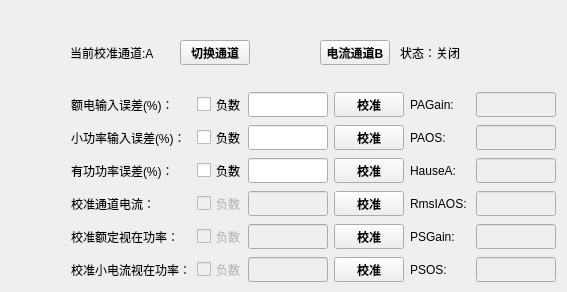
      <widget class="QWidget" name="tab_4">
       <attribute name="title">
        <string>校准</string>
       </attribute>
       <widget class="QLabel" name="cur_adjust_channel">
        <property name="geometry">
         <rect>
          <x>70</x>
          <y>40</y>
          <width>100</width>
          <height>25</height>
         </rect>
        </property>
        <property name="minimumSize">
         <size>
          <width>100</width>
          <height>25</height>
         </size>
        </property>
        <property name="maximumSize">
         <size>
          <width>100</width>
          <height>25</height>
         </size>
        </property>
        <property name="text">
         <string>当前校准通道:A</string>
        </property>
       </widget>
       <widget class="QPushButton" name="pushButton_2">
        <property name="geometry">
         <rect>
          <x>180</x>
          <y>40</y>
          <width>70</width>
          <height>25</height>
         </rect>
        </property>
        <property name="minimumSize">
         <size>
          <width>70</width>
          <height>25</height>
         </size>
        </property>
        <property name="maximumSize">
         <size>
          <width>70</width>
          <height>25</height>
         </size>
        </property>
        <property name="font">
         <font>
          <family>Arial</family>
          <weight>75</weight>
          <bold>true</bold>
         </font>
        </property>
        <property name="text">
         <string>切换通道</string>
        </property>
       </widget>
       <widget class="QWidget" name="layoutWidget">
        <property name="geometry">
         <rect>
          <x>71</x>
          <y>157</y>
          <width>487</width>
          <height>27</height>
         </rect>
        </property>
        <layout class="QHBoxLayout" name="horizontalLayout_19">
         <item>
          <widget class="QLabel" name="label_9">
           <property name="minimumSize">
            <size>
             <width>120</width>
             <height>25</height>
            </size>
           </property>
           <property name="maximumSize">
            <size>
             <width>120</width>
             <height>25</height>
            </size>
           </property>
           <property name="text">
            <string>有功功率误差(%)：</string>
           </property>
          </widget>
         </item>
         <item>
          <widget class="QCheckBox" name="flag_adjust_phase_value">
           <property name="minimumSize">
            <size>
             <width>45</width>
             <height>25</height>
            </size>
           </property>
           <property name="maximumSize">
            <size>
             <width>45</width>
             <height>25</height>
            </size>
           </property>
           <property name="text">
            <string>负数</string>
           </property>
          </widget>
         </item>
         <item>
          <widget class="QLineEdit" name="adjust_phase_value">
           <property name="minimumSize">
            <size>
             <width>80</width>
             <height>25</height>
            </size>
           </property>
           <property name="maximumSize">
            <size>
             <width>80</width>
             <height>25</height>
            </size>
           </property>
          </widget>
         </item>
         <item>
          <widget class="QPushButton" name="adjust_phase">
           <property name="minimumSize">
            <size>
             <width>70</width>
             <height>25</height>
            </size>
           </property>
           <property name="maximumSize">
            <size>
             <width>70</width>
             <height>25</height>
            </size>
           </property>
           <property name="font">
            <font>
             <family>Arial</family>
             <weight>75</weight>
             <bold>true</bold>
            </font>
           </property>
           <property name="text">
            <string>校准</string>
           </property>
          </widget>
         </item>
         <item>
          <widget class="QLabel" name="label_PHAUSE">
           <property name="minimumSize">
            <size>
             <width>60</width>
             <height>25</height>
            </size>
           </property>
           <property name="maximumSize">
            <size>
             <width>60</width>
             <height>25</height>
            </size>
           </property>
           <property name="text">
            <string>HauseA:</string>
           </property>
          </widget>
         </item>
         <item>
          <widget class="QLineEdit" name="adjust_phase_value_2">
           <property name="enabled">
            <bool>false</bool>
           </property>
           <property name="minimumSize">
            <size>
             <width>80</width>
             <height>25</height>
            </size>
           </property>
           <property name="maximumSize">
            <size>
             <width>80</width>
             <height>25</height>
            </size>
           </property>
          </widget>
         </item>
        </layout>
       </widget>
       <widget class="QWidget" name="layoutWidget">
        <property name="geometry">
         <rect>
          <x>71</x>
          <y>124</y>
          <width>487</width>
          <height>27</height>
         </rect>
        </property>
        <layout class="QHBoxLayout" name="horizontalLayout_18">
         <item>
          <widget class="QLabel" name="label_3">
           <property name="minimumSize">
            <size>
             <width>120</width>
             <height>25</height>
            </size>
           </property>
           <property name="maximumSize">
            <size>
             <width>120</width>
             <height>25</height>
            </size>
           </property>
           <property name="text">
            <string>小功率输入误差(%)：</string>
           </property>
          </widget>
         </item>
         <item>
          <widget class="QCheckBox" name="flag_adjust_p_offset_value">
           <property name="minimumSize">
            <size>
             <width>45</width>
             <height>25</height>
            </size>
           </property>
           <property name="maximumSize">
            <size>
             <width>45</width>
             <height>25</height>
            </size>
           </property>
           <property name="text">
            <string>负数</string>
           </property>
          </widget>
         </item>
         <item>
          <widget class="QLineEdit" name="adjust_p_offset_value">
           <property name="minimumSize">
            <size>
             <width>80</width>
             <height>25</height>
            </size>
           </property>
           <property name="maximumSize">
            <size>
             <width>80</width>
             <height>25</height>
            </size>
           </property>
          </widget>
         </item>
         <item>
          <widget class="QPushButton" name="adjust_p_offset">
           <property name="minimumSize">
            <size>
             <width>70</width>
             <height>25</height>
            </size>
           </property>
           <property name="maximumSize">
            <size>
             <width>70</width>
             <height>25</height>
            </size>
           </property>
           <property name="font">
            <font>
             <family>Arial</family>
             <weight>75</weight>
             <bold>true</bold>
            </font>
           </property>
           <property name="text">
            <string>校准</string>
           </property>
          </widget>
         </item>
         <item>
          <widget class="QLabel" name="label_POFFSET">
           <property name="minimumSize">
            <size>
             <width>60</width>
             <height>25</height>
            </size>
           </property>
           <property name="maximumSize">
            <size>
             <width>60</width>
             <height>25</height>
            </size>
           </property>
           <property name="text">
            <string>PAOS:</string>
           </property>
          </widget>
         </item>
         <item>
          <widget class="QLineEdit" name="adjust_p_offset_value_2">
           <property name="enabled">
            <bool>false</bool>
           </property>
           <property name="minimumSize">
            <size>
             <width>80</width>
             <height>25</height>
            </size>
           </property>
           <property name="maximumSize">
            <size>
             <width>80</width>
             <height>25</height>
            </size>
           </property>
          </widget>
         </item>
        </layout>
       </widget>
       <widget class="QWidget" name="layoutWidget">
        <property name="geometry">
         <rect>
          <x>71</x>
          <y>223</y>
          <width>487</width>
          <height>27</height>
         </rect>
        </property>
        <layout class="QHBoxLayout" name="horizontalLayout_55">
         <item>
          <widget class="QLabel" name="label_11">
           <property name="minimumSize">
            <size>
             <width>120</width>
             <height>25</height>
            </size>
           </property>
           <property name="maximumSize">
            <size>
             <width>120</width>
             <height>25</height>
            </size>
           </property>
           <property name="text">
            <string>校准额定视在功率：</string>
           </property>
          </widget>
         </item>
         <item>
          <widget class="QCheckBox" name="flag_adjust_psgain_value">
           <property name="enabled">
            <bool>false</bool>
           </property>
           <property name="minimumSize">
            <size>
             <width>45</width>
             <height>25</height>
            </size>
           </property>
           <property name="maximumSize">
            <size>
             <width>45</width>
             <height>25</height>
            </size>
           </property>
           <property name="text">
            <string>负数</string>
           </property>
          </widget>
         </item>
         <item>
          <widget class="QLineEdit" name="adjust_psgain_value">
           <property name="enabled">
            <bool>false</bool>
           </property>
           <property name="minimumSize">
            <size>
             <width>80</width>
             <height>25</height>
            </size>
           </property>
           <property name="maximumSize">
            <size>
             <width>80</width>
             <height>25</height>
            </size>
           </property>
          </widget>
         </item>
         <item>
          <widget class="QPushButton" name="adjust_psgain">
           <property name="minimumSize">
            <size>
             <width>70</width>
             <height>25</height>
            </size>
           </property>
           <property name="maximumSize">
            <size>
             <width>70</width>
             <height>25</height>
            </size>
           </property>
           <property name="font">
            <font>
             <family>Arial</family>
             <weight>75</weight>
             <bold>true</bold>
            </font>
           </property>
           <property name="text">
            <string>校准</string>
           </property>
          </widget>
         </item>
         <item>
          <widget class="QLabel" name="label_PSGAIN">
           <property name="minimumSize">
            <size>
             <width>60</width>
             <height>25</height>
            </size>
           </property>
           <property name="maximumSize">
            <size>
             <width>60</width>
             <height>25</height>
            </size>
           </property>
           <property name="text">
            <string>PSGain:</string>
           </property>
          </widget>
         </item>
         <item>
          <widget class="QLineEdit" name="adjust_psgain_value_2">
           <property name="enabled">
            <bool>false</bool>
           </property>
           <property name="minimumSize">
            <size>
             <width>80</width>
             <height>25</height>
            </size>
           </property>
           <property name="maximumSize">
            <size>
             <width>80</width>
             <height>25</height>
            </size>
           </property>
          </widget>
         </item>
        </layout>
       </widget>
       <widget class="QWidget" name="layoutWidget">
        <property name="geometry">
         <rect>
          <x>71</x>
          <y>91</y>
          <width>487</width>
          <height>27</height>
         </rect>
        </property>
        <layout class="QHBoxLayout" name="horizontalLayout_17">
         <item>
          <widget class="QLabel" name="label_2">
           <property name="minimumSize">
            <size>
             <width>120</width>
             <height>25</height>
            </size>
           </property>
           <property name="maximumSize">
            <size>
             <width>120</width>
             <height>25</height>
            </size>
           </property>
           <property name="text">
            <string>额电输入误差(%)：</string>
           </property>
          </widget>
         </item>
         <item>
          <widget class="QCheckBox" name="flag_adjust_p_gain_value">
           <property name="minimumSize">
            <size>
             <width>45</width>
             <height>25</height>
            </size>
           </property>
           <property name="maximumSize">
            <size>
             <width>45</width>
             <height>25</height>
            </size>
           </property>
           <property name="text">
            <string>负数</string>
           </property>
          </widget>
         </item>
         <item>
          <widget class="QLineEdit" name="adjust_p_gain_value">
           <property name="minimumSize">
            <size>
             <width>80</width>
             <height>25</height>
            </size>
           </property>
           <property name="maximumSize">
            <size>
             <width>80</width>
             <height>25</height>
            </size>
           </property>
          </widget>
         </item>
         <item>
          <widget class="QPushButton" name="adjust_p_gain">
           <property name="minimumSize">
            <size>
             <width>70</width>
             <height>25</height>
            </size>
           </property>
           <property name="maximumSize">
            <size>
             <width>70</width>
             <height>25</height>
            </size>
           </property>
           <property name="font">
            <font>
             <family>Arial</family>
             <weight>75</weight>
             <bold>true</bold>
            </font>
           </property>
           <property name="text">
            <string>校准</string>
           </property>
          </widget>
         </item>
         <item>
          <widget class="QLabel" name="label_PGAIN">
           <property name="minimumSize">
            <size>
             <width>60</width>
             <height>25</height>
            </size>
           </property>
           <property name="maximumSize">
            <size>
             <width>60</width>
             <height>25</height>
            </size>
           </property>
           <property name="text">
            <string>PAGain:</string>
           </property>
          </widget>
         </item>
         <item>
          <widget class="QLineEdit" name="adjust_p_gain_value_2">
           <property name="enabled">
            <bool>false</bool>
           </property>
           <property name="minimumSize">
            <size>
             <width>80</width>
             <height>25</height>
            </size>
           </property>
           <property name="maximumSize">
            <size>
             <width>80</width>
             <height>25</height>
            </size>
           </property>
          </widget>
         </item>
        </layout>
       </widget>
       <widget class="QWidget" name="layoutWidget">
        <property name="geometry">
         <rect>
          <x>71</x>
          <y>256</y>
          <width>487</width>
          <height>27</height>
         </rect>
        </property>
        <layout class="QHBoxLayout" name="horizontalLayout_64">
         <item>
          <widget class="QLabel" name="label_12">
           <property name="minimumSize">
            <size>
             <width>120</width>
             <height>25</height>
            </size>
           </property>
           <property name="maximumSize">
            <size>
             <width>120</width>
             <height>25</height>
            </size>
           </property>
           <property name="text">
            <string>校准小电流视在功率：</string>
           </property>
          </widget>
         </item>
         <item>
          <widget class="QCheckBox" name="flag_adjust_psos_value">
           <property name="enabled">
            <bool>false</bool>
           </property>
           <property name="minimumSize">
            <size>
             <width>45</width>
             <height>25</height>
            </size>
           </property>
           <property name="maximumSize">
            <size>
             <width>45</width>
             <height>25</height>
            </size>
           </property>
           <property name="text">
            <string>负数</string>
           </property>
          </widget>
         </item>
         <item>
          <widget class="QLineEdit" name="adjust_psos_value">
           <property name="enabled">
            <bool>false</bool>
           </property>
           <property name="minimumSize">
            <size>
             <width>80</width>
             <height>25</height>
            </size>
           </property>
           <property name="maximumSize">
            <size>
             <width>80</width>
             <height>25</height>
            </size>
           </property>
          </widget>
         </item>
         <item>
          <widget class="QPushButton" name="adjust_psos">
           <property name="minimumSize">
            <size>
             <width>70</width>
             <height>25</height>
            </size>
           </property>
           <property name="maximumSize">
            <size>
             <width>70</width>
             <height>25</height>
            </size>
           </property>
           <property name="font">
            <font>
             <family>Arial</family>
             <weight>75</weight>
             <bold>true</bold>
            </font>
           </property>
           <property name="text">
            <string>校准</string>
           </property>
          </widget>
         </item>
         <item>
          <widget class="QLabel" name="label_PSOS">
           <property name="minimumSize">
            <size>
             <width>60</width>
             <height>25</height>
            </size>
           </property>
           <property name="maximumSize">
            <size>
             <width>60</width>
             <height>25</height>
            </size>
           </property>
           <property name="text">
            <string>PSOS:</string>
           </property>
          </widget>
         </item>
         <item>
          <widget class="QLineEdit" name="adjust_psos_value_2">
           <property name="enabled">
            <bool>false</bool>
           </property>
           <property name="minimumSize">
            <size>
             <width>80</width>
             <height>25</height>
            </size>
           </property>
           <property name="maximumSize">
            <size>
             <width>80</width>
             <height>25</height>
            </size>
           </property>
          </widget>
         </item>
        </layout>
       </widget>
       <widget class="QWidget" name="layoutWidget">
        <property name="geometry">
         <rect>
          <x>71</x>
          <y>190</y>
          <width>487</width>
          <height>27</height>
         </rect>
        </property>
        <layout class="QHBoxLayout" name="horizontalLayout_54">
         <item>
          <widget class="QLabel" name="label_10">
           <property name="minimumSize">
            <size>
             <width>120</width>
             <height>25</height>
            </size>
           </property>
           <property name="maximumSize">
            <size>
             <width>120</width>
             <height>25</height>
            </size>
           </property>
           <property name="text">
            <string>校准通道电流：</string>
           </property>
          </widget>
         </item>
         <item>
          <widget class="QCheckBox" name="flag_adjust_p_rmsi_value">
           <property name="enabled">
            <bool>false</bool>
           </property>
           <property name="minimumSize">
            <size>
             <width>45</width>
             <height>25</height>
            </size>
           </property>
           <property name="maximumSize">
            <size>
             <width>45</width>
             <height>25</height>
            </size>
           </property>
           <property name="text">
            <string>负数</string>
           </property>
          </widget>
         </item>
         <item>
          <widget class="QLineEdit" name="adjust_p_rmsi_value">
           <property name="enabled">
            <bool>false</bool>
           </property>
           <property name="minimumSize">
            <size>
             <width>80</width>
             <height>25</height>
            </size>
           </property>
           <property name="maximumSize">
            <size>
             <width>80</width>
             <height>25</height>
            </size>
           </property>
          </widget>
         </item>
         <item>
          <widget class="QPushButton" name="adjust_p_rmsi">
           <property name="minimumSize">
            <size>
             <width>70</width>
             <height>25</height>
            </size>
           </property>
           <property name="maximumSize">
            <size>
             <width>70</width>
             <height>25</height>
            </size>
           </property>
           <property name="font">
            <font>
             <family>Arial</family>
             <weight>75</weight>
             <bold>true</bold>
            </font>
           </property>
           <property name="text">
            <string>校准</string>
           </property>
          </widget>
         </item>
         <item>
          <widget class="QLabel" name="label_RMSI">
           <property name="minimumSize">
            <size>
             <width>60</width>
             <height>25</height>
            </size>
           </property>
           <property name="maximumSize">
            <size>
             <width>60</width>
             <height>25</height>
            </size>
           </property>
           <property name="text">
            <string>RmsIAOS:</string>
           </property>
          </widget>
         </item>
         <item>
          <widget class="QLineEdit" name="adjust_p_rmsi_value_2">
           <property name="enabled">
            <bool>false</bool>
           </property>
           <property name="minimumSize">
            <size>
             <width>80</width>
             <height>25</height>
            </size>
           </property>
           <property name="maximumSize">
            <size>
             <width>80</width>
             <height>25</height>
            </size>
           </property>
          </widget>
         </item>
        </layout>
       </widget>
       <widget class="QPushButton" name="enable_adc_b_switch">
        <property name="geometry">
         <rect>
          <x>320</x>
          <y>40</y>
          <width>70</width>
          <height>25</height>
         </rect>
        </property>
        <property name="minimumSize">
         <size>
          <width>70</width>
          <height>25</height>
         </size>
        </property>
        <property name="maximumSize">
         <size>
          <width>70</width>
          <height>25</height>
         </size>
        </property>
        <property name="font">
         <font>
          <family>Arial</family>
          <weight>75</weight>
          <bold>true</bold>
         </font>
        </property>
        <property name="text">
         <string>电流通道B</string>
        </property>
       </widget>
       <widget class="QLabel" name="adc_b_status">
        <property name="geometry">
         <rect>
          <x>400</x>
          <y>40</y>
          <width>100</width>
          <height>25</height>
         </rect>
        </property>
        <property name="minimumSize">
         <size>
          <width>100</width>
          <height>25</height>
         </size>
        </property>
        <property name="maximumSize">
         <size>
          <width>100</width>
          <height>25</height>
         </size>
        </property>
        <property name="text">
         <string>状态：关闭</string>
        </property>
       </widget>
      </widget>
